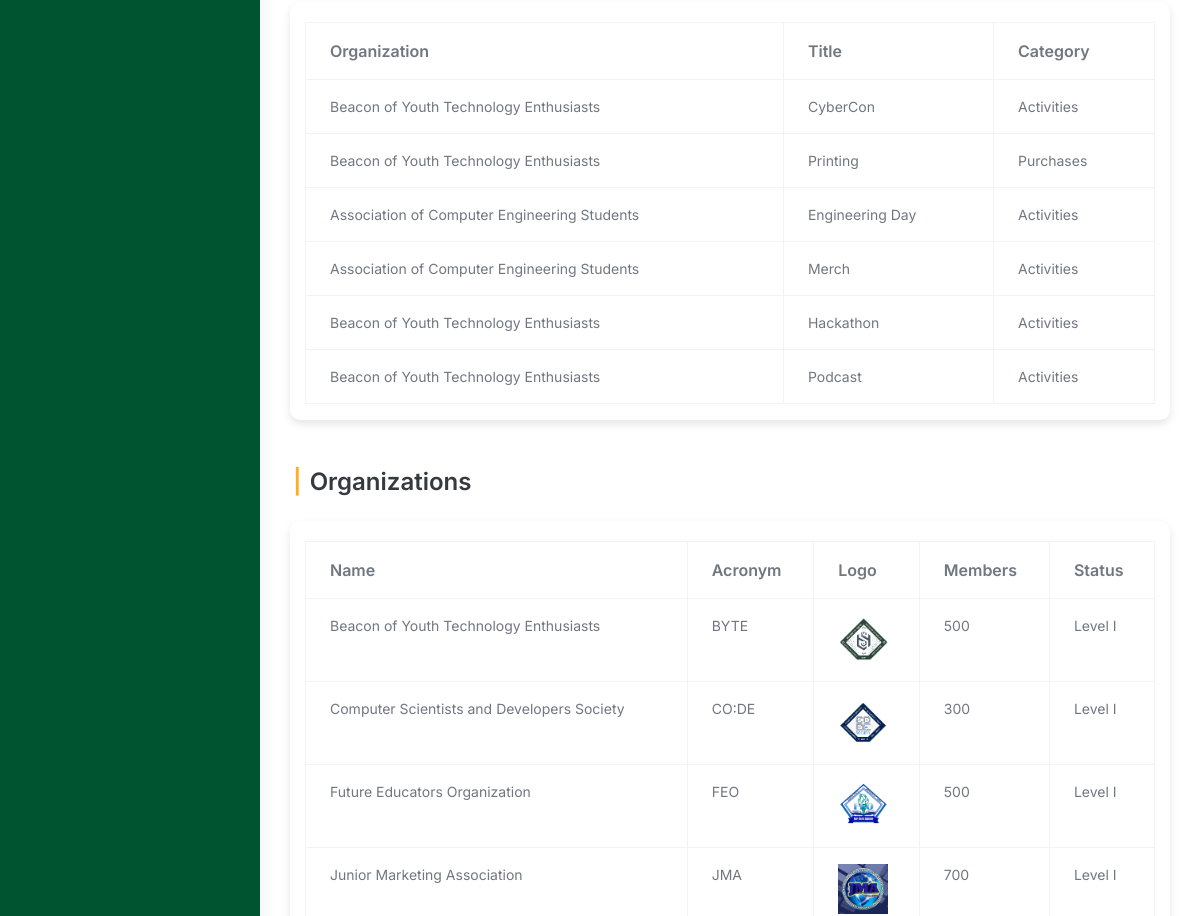
Page /src/dashboard/admin_dashboard.php (signed in, middle part) on the earlier database version.
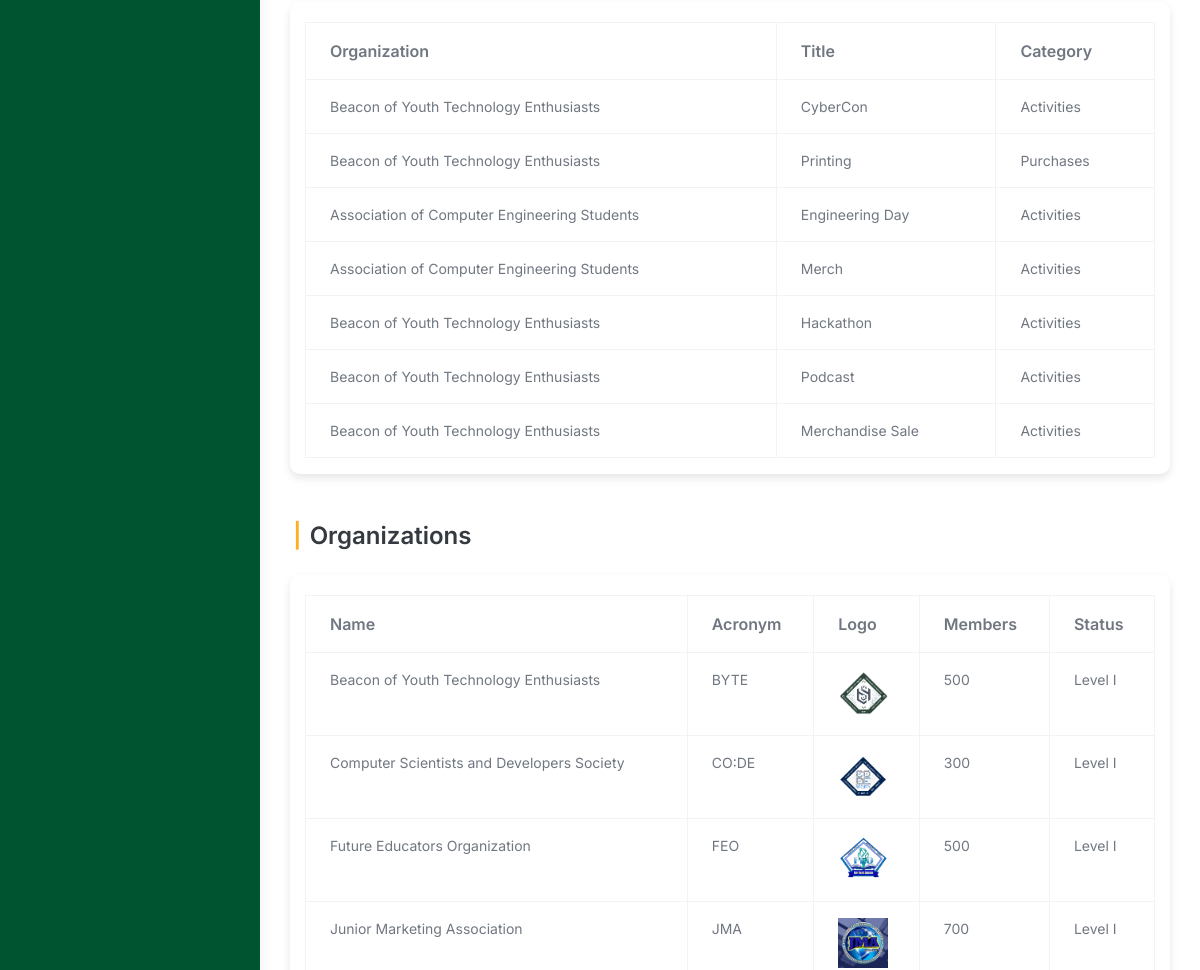
Same page on the later database version.
### tables this page shows
CREATE TABLE `budget_approvals` (
  `approval_id` int(11) NOT NULL,
  `title` varchar(255) NOT NULL,
  `category` varchar(255) NOT NULL,
  `attachment` varchar(255) DEFAULT NULL,
  `status` enum('Pending','Approved','Disapproved') DEFAULT 'Pending',
  `organization_id` int(11) NOT NULL,
  `created_at` timestamp NOT NULL DEFAULT current_timestamp(),
  `archived` tinyint(1) DEFAULT 0
);

CREATE TABLE `organizations` (
  `organization_id` int(11) NOT NULL,
  `organization_name` varchar(255) NOT NULL,
  `acronym` varchar(100) NOT NULL,
  `organization_logo` varchar(255) DEFAULT NULL,
  `organization_members` int(11) NOT NULL DEFAULT 0,
  `organization_status` enum('Probationary','Level I','Level II') NOT NULL DEFAULT 'Probationary',
  `organization_color` varchar(7) DEFAULT NULL,
  `archived` tinyint(1) DEFAULT 0,
  `created_at` timestamp NOT NULL DEFAULT current_timestamp(),
  `balance` decimal(15,2) DEFAULT 0.00,
  `beginning_balance` decimal(15,2) DEFAULT 0.00,
  `income` decimal(15,2) DEFAULT 0.00,
  `expense` decimal(15,2) DEFAULT 0.00,
  `cash_on_bank` decimal(15,2) DEFAULT 0.00,
  `cash_on_hand` decimal(15,2) DEFAULT 0.00
);

### src/dashboard/admin_dashboard.php (the view, shortened to what the changed rows need)
<?php
include("../connection.php");
?>
<!doctype html>
<html lang="en">
<head>
    <link rel="stylesheet" href="../assets/css/styles.min.css" />
    <link rel="stylesheet" href="../activity_management/css/activities.css" />
    <link href="https://unpkg.com/boxicons@2.1.4/css/boxicons.min.css" rel="stylesheet" />
    <link rel="stylesheet" href="https://cdnjs.cloudflare.com/ajax/libs/font-awesome/6.6.0/css/all.min.css">
</head>
<body>
    <div class="page-wrapper" id="main-wrapper" data-layout="vertical" data-navbarbg="skin6" data-sidebartype="full"
        data-sidebar-position="fixed" data-header-position="fixed">
        <div class="body-wrapper">
            <div class="container-fluid">
                <div class="row">
                    <div>
                        <div class="mx-auto">
                            <div class="container">
                                    <div id="tableContent" class="table-responsive">
                                        <table class="table table-bordered">
                                            <thead class="thead-light fw-bold">
                                                <tr class="fw-bold fs-4 text-dark">
                                                    <th>Organization</th>
                                                    <th>Title</th>
                                                    <th>Category</th>
                                                </tr>
                                            </thead>
                                            <tbody>
                                                <?php $query = "
                                                    SELECT b.*, o.organization_name
                                                    FROM budget_approvals b
                                                    JOIN organizations o ON b.organization_id = o.organization_id WHERE b.archived=0";
                                                $result = mysqli_query($conn, $query);
                                                if ($result->num_rows > 0) {
                                                    while ($row = mysqli_fetch_assoc($result)) {
                                                        $organization = $row['organization_name'];
                                                        $title = $row['title'];
                                                        $category = $row['category'];
                                                        echo
                                                        "<tr>
                                                            <td>".htmlspecialchars($organization) ."</td>
                                                            <td>".htmlspecialchars($title) ."</td>
                                                            <td>". htmlspecialchars($category)."</td>
                                                        </tr>";
                                                    }
                                                } else {
                                                    echo
                                                    "<tr>
                                                        <td colspan='3' class='text-center'>No organizations found</td>
                                                    </tr>";
                                                }
                                                ?>
                                            </tbody>
                                        </table>
                                    </div>
                            </div>
                            <?php
                                $sql = "SELECT * FROM organizations WHERE archived = 0";
                                $result = $conn->query($sql);
                            ?>
                            <div class="container">
                                    <div id="tableContent" class="table-responsive">
                                        <table class="table table-bordered">
                                            <thead class="thead-light fw-bold">
                                                <tr class="fw-bold fs-4 text-dark">
                                                    <th>Name</th>
                                                    <th>Acronym</th>
                                                    <th>Logo</th>
                                                    <th>Members</th>
                                                    <th>Status</th>
                                                </tr>
                                            </thead>
                                            <tbody>
                                                <?php if ($result->num_rows > 0): ?>
                                                    <?php while ($row = $result->fetch_assoc()): ?>
                                                        <?php
                                                        $organization_logo = $row['organization_logo'];
                                                        $logo_path = !empty($organization_logo) && file_exists('../organization_management/uploads/' . $organization_logo)
                                                                    ? '../organization_management/uploads/' . $organization_logo
                                                                    : '../organization_management/uploads/default_logo.png';
                                                        ?>
                                                        <tr>
                                                            <td><?php echo htmlspecialchars($row['organization_name']); ?></td>
                                                            <td><?php echo htmlspecialchars($row['acronym']); ?></td>
                                                            <td>
                                                                <img src="<?php echo htmlspecialchars($logo_path); ?>" alt="Logo"
                                                                    style="width: 50px; height: 50px; object-fit: cover;">
                                                            </td>
                                                            <td><?php echo htmlspecialchars($row['organization_members']); ?></td>
                                                            <td><?php echo htmlspecialchars($row['organization_status']); ?></td>
                                                        </tr>
                                                    <?php endwhile; ?>
                                                <?php else: ?>
                                                    <tr>
                                                        <td colspan="7" class="text-center">No organizations found</td>
                                                    </tr>
                                                <?php endif; ?>
                                            </tbody>
                                        </table>
                                    </div>
                            </div>
                        </div>
                    </div>
                </div>
            </div>
        </div>
    </div>
</body>
</html>

Differences in the rows shown:
added budget_approvals: organization.organization_name "Beacon of Youth Technology Enthusiasts", title "Merchandise Sale", category "Activities"
